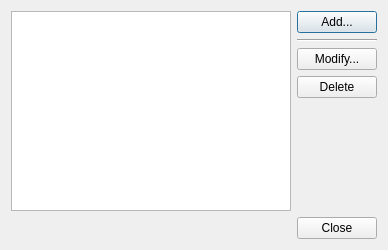
<?xml version="1.0" encoding="UTF-8"?>
<ui version="4.0">
 <class>AccountsListDialog</class>
 <widget class="QDialog" name="AccountsListDialog">
  <property name="geometry">
   <rect>
    <x>0</x>
    <y>0</y>
    <width>388</width>
    <height>250</height>
   </rect>
  </property>
  <property name="windowTitle">
   <string>Accounts</string>
  </property>
  <layout class="QVBoxLayout" name="verticalLayout_2">
   <item>
    <layout class="QHBoxLayout" name="horizontalLayout">
     <item>
      <widget class="QTreeView" name="Accounts_">
       <property name="rootIsDecorated">
        <bool>false</bool>
       </property>
       <property name="sortingEnabled">
        <bool>true</bool>
       </property>
       <property name="headerHidden">
        <bool>true</bool>
       </property>
      </widget>
     </item>
     <item>
      <layout class="QVBoxLayout" name="verticalLayout">
       <item>
        <widget class="QPushButton" name="Add_">
         <property name="text">
          <string>Add...</string>
         </property>
        </widget>
       </item>
       <item>
        <widget class="Line" name="line">
         <property name="orientation">
          <enum>Qt::Horizontal</enum>
         </property>
        </widget>
       </item>
       <item>
        <widget class="QPushButton" name="Modify_">
         <property name="text">
          <string>Modify...</string>
         </property>
        </widget>
       </item>
       <item>
        <widget class="QPushButton" name="Delete_">
         <property name="text">
          <string>Delete</string>
         </property>
        </widget>
       </item>
       <item>
        <spacer name="verticalSpacer">
         <property name="orientation">
          <enum>Qt::Vertical</enum>
         </property>
         <property name="sizeHint" stdset="0">
          <size>
           <width>20</width>
           <height>40</height>
          </size>
         </property>
        </spacer>
       </item>
      </layout>
     </item>
    </layout>
   </item>
   <item>
    <widget class="QDialogButtonBox" name="buttonBox">
     <property name="orientation">
      <enum>Qt::Horizontal</enum>
     </property>
     <property name="standardButtons">
      <set>QDialogButtonBox::Close</set>
     </property>
    </widget>
   </item>
  </layout>
 </widget>
 <resources/>
 <connections>
  <connection>
   <sender>buttonBox</sender>
   <signal>accepted()</signal>
   <receiver>AccountsListDialog</receiver>
   <slot>accept()</slot>
   <hints>
    <hint type="sourcelabel">
     <x>248</x>
     <y>254</y>
    </hint>
    <hint type="destinationlabel">
     <x>157</x>
     <y>274</y>
    </hint>
   </hints>
  </connection>
  <connection>
   <sender>buttonBox</sender>
   <signal>rejected()</signal>
   <receiver>AccountsListDialog</receiver>
   <slot>reject()</slot>
   <hints>
    <hint type="sourcelabel">
     <x>316</x>
     <y>260</y>
    </hint>
    <hint type="destinationlabel">
     <x>286</x>
     <y>274</y>
    </hint>
   </hints>
  </connection>
 </connections>
</ui>
